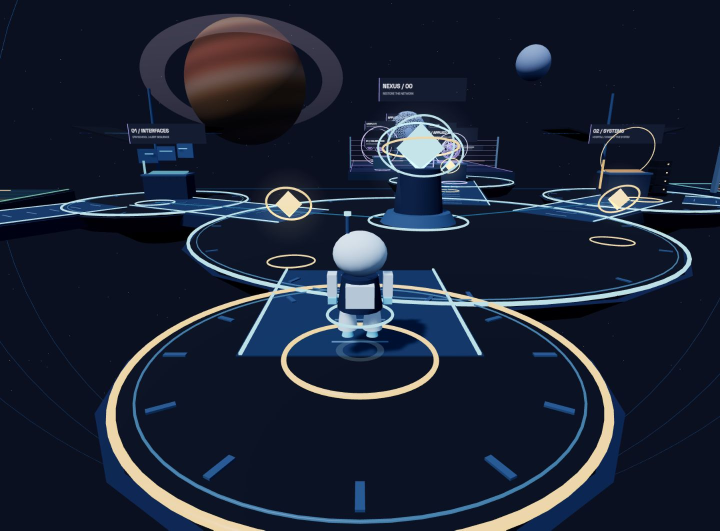
#> input picture assets/orbital/cover-source.jpg, 1440 x 1061 px (shown at 1/2 size)
$ python prepare-orbital-cover.py
#> lines starting #> are read from the running program, lines starting #| are printed output that depends on the picture
"""Encode responsive covers from an actual Orbital screenshot, without retouching.

Requires Pillow. The source is captured from the local game renderer without HUD.
"""
from pathlib import Path

from PIL import Image


DEST = Path(__file__).resolve().parents[1] / "assets" / "orbital"


def main():
    with Image.open(DEST / "cover-source.jpg") as source:
#> source is the input picture: PIL image 1440x1061 RGB; mean R, G, B 27.8, 35.9, 52.9
        image = source.convert("RGB")
        for width in (640, 1280):
            height = round(image.height * width / image.width)
            output = DEST / f"cover-{width}.webp"
            image.resize((width, height), Image.Resampling.LANCZOS).save(
                output, "WEBP", quality=88, method=6
            )
            print(f"{output.name}: {width} x {height}, {output.stat().st_size:,} bytes")
#> this loop made 2 passes
#> pass 1, in main, `image.resize((width, height), Image.Resampling.LANCZOS).save( output, ..`:
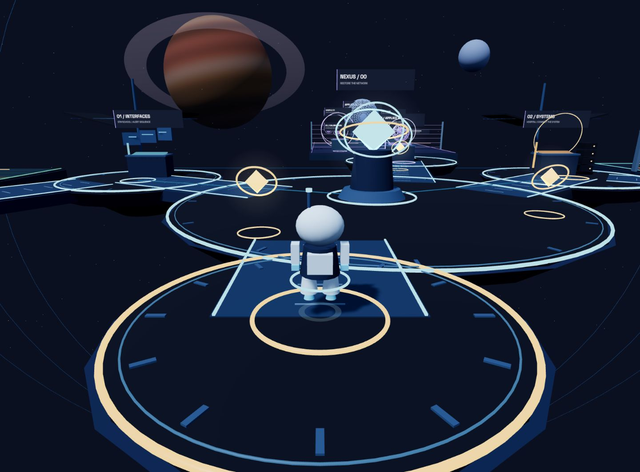
#> saved as cover-640.webp: PIL image 640x472 RGB; mean R, G, B 27.8, 35.9, 52.9
#> pass 2, in main, `image.resize((width, height), Image.Resampling.LANCZOS).save( output, ..`:
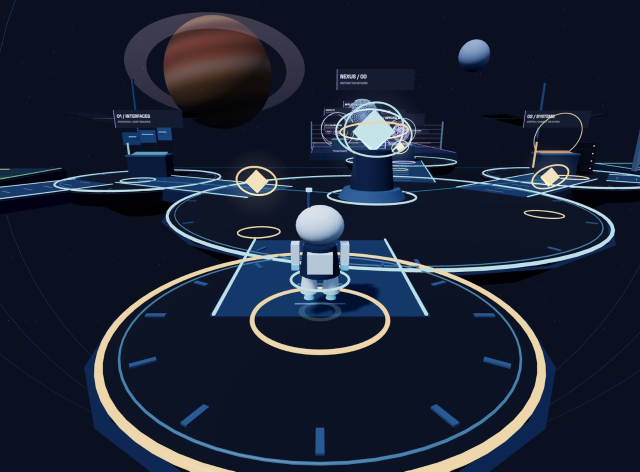
#> saved as cover-1280.webp: PIL image 1280x943 RGB (shown at 1/2 size); mean R, G, B 27.8, 35.9, 52.9


if __name__ == "__main__":
    main()
